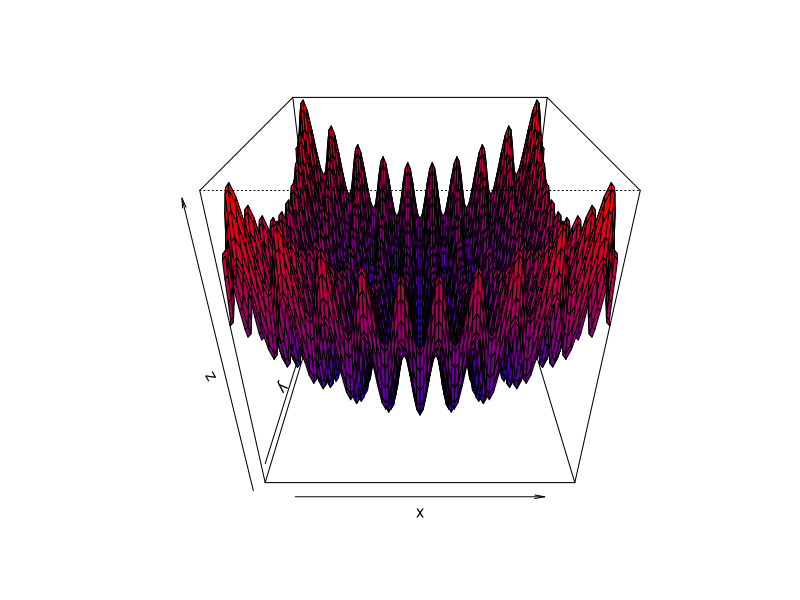

The R source for this figure:
#install.packages("DEoptim")
#library("DEoptim")
install.packages("DEoptimR")
library("DEoptimR")

#We will try to find the minimum value of Rastrigin function
Rastrigin <- function(x) {
  sum(x^2 - 10 * cos(2 * pi * x)) + 10 * length(x)
}

plotRastrigin <- function(){
  #Plot 2D Rastrigin function
  x <- seq(-5, 5, 0.1)
  y <- x
  z <- matrix(rep(0, length(x)*length(y)), nrow = length(x))
  for (i in 1:length(x)){
    for (j in 1:length(y)){
      z[i,j] <- Rastrigin(c(x[i], y[j]))
    }
  }
  #Graph coloring
  #install.packages("lattice")
  library(lattice)
  jet.colors <- colorRampPalette( c("blue", "red") ) 
  nbcol <- 100
  color <- jet.colors(nbcol)
  nrz <- nrow(z)
  ncz <- ncol(z)
  zfacet <- z[-1, -1] + z[-1, -ncz] + z[-nrz, -1] + z[-nrz, -ncz]
  facetcol <- cut(zfacet, nbcol)
  #Plot
  persp(x,y,z, phi = 30, col = color[facetcol])
}

plotRastrigin()

#Define 30 dimensional Rastrigin function
set.seed(1234)
dimension <- 30
#Set the domain bounds
lower <- rep(-5.12, dimension)
upper <- rep(5.12, dimension)

#Default values of parameters
#JDEoptim(lower, upper, fn,                                     initial parameter bounds (lower, upper) and function (fn) to be optimized
#         constr = NULL, meq = 0, eps = 1e-05,                  constr: additional constraints, meq: number of equality constraints eps: tolerance for equality constraints
#         NP = 10*d, Fl = 0.1, Fu = 1,                          NP: number of candidate solutions Fl,Fu: minimal and maximal scalar value
#         tau1 = 0.1, tau2 = 0.1, tau3 = 0.1,                   probabilites that some internal parameters are updated, which are scaling factor F, crossover probaility CR and mutation probability Pf, respectivly
#         jitter_factor = 0.001,                                
#         tol = 1e-15, maxiter = 200*d, fnscale = 1,            tol: tolerance for the stopping criterion, maxiter: maximum number of iteration, fnscale: scaling factor for function fn
#         FUN = c("median", "max"),                             which function should be used for stopping criterion
#         add_to_init_pop = NULL, trace = FALSE, triter = 1,    add_to_init_pop: inital population values, trace: trace log on off, triter: how often should trace be printed
#         details = FALSE, ...)                                 details: if TRUE results will contain the parameters and fn values

res <- JDEoptim(lower, upper, Rastrigin, trace = TRUE, triter = 100)
res

#Example using constraints

fcn <- 
  list(obj = function(x) {
    35*x[1]^0.6 + 35*x[2]^0.6  #function to be optimized
  },
  eq = 2,  #number of equality constraints
  con = function(x) {
    x1 <- x[1]; x3 <- x[3]
    c(600*x1 - 50*x3 - x1*x3 + 5000,  #acutal constraints
      600*x[2] + 50*x3 - 15000)
  })

JDEoptim(c(0, 0, 100), c(34, 17, 300),
         fn = fcn$obj, constr = fcn$con, meq = fcn$eq,
         tol = 1e-7, trace = TRUE, triter = 50)

#Exercise 1
#a) maximize function: -1*(5 - (x[1] - 2)^2 - 2*(x[2]-1)^2)           Solution:(2,1)
f <- function(x){
  -1*(5 - (x[1] - 2)^2 - 2*(x[2]-1)^2)
}
lower <- rep(-10, 2)
upper <- rep(10, 2)
res <- JDEoptim(lower, upper, f, trace = TRUE, triter = 100)
res

#b) add constraint x1 + 4*x2 = 3                                      Solution:(5/3, 1/3)
con <- function(x){
  c(x[1] + 4*x[2] -3)
}
res <- JDEoptim(lower, upper, f, constr=con, meq = 1, trace = TRUE, triter = 100)
res

#Exercise 2
#Minimize function: x1 + x2 + x3^2
#Add two constraints:
#x1 = 1
#x1^2 + x2^2 = 1                                                      Solution:(1, 0, 0)
f <- function(x){
  x[1] + x[2] + x[3]^2  
}
con <- function(x) {
  c(x[1] - 1,
    x[1] ^ 2 + x[2]^2 -1)
}
lower <- rep(-10, 3)
upper <- rep(10, 3)
res <- JDEoptim(lower, upper, f, trace = TRUE, triter = 100, constr = con, meq = 2)
res

#Exercise 3
#You are given griewank function. Find the optimal values of paramters F and CR
#so that the function evaluates minimum number of times.
#Use 10 dimensional function bounded by [-500, 500]
#Note: package DEoptimR is not suitable for this exercise since it is dynamically ajusting parameters F and CR
griewank <- function(x) {
  1 + crossprod(x)/4000 - prod(cos(x/sqrt(seq_along(x))))
}
